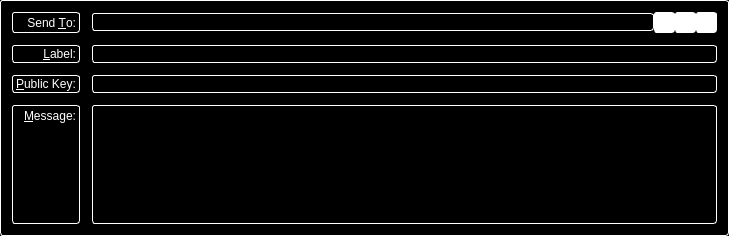
<?xml version="1.0" encoding="UTF-8"?>
<ui version="4.0">
 <class>SendMessagesEntry</class>
 <widget class="QFrame" name="SendMessagesEntry">
  <property name="geometry">
   <rect>
    <x>0</x>
    <y>0</y>
    <width>729</width>
    <height>236</height>
   </rect>
  </property>
  <property name="palette">
   <palette>
    <active>
     <colorrole role="WindowText">
      <brush brushstyle="SolidPattern">
       <color alpha="255">
        <red>255</red>
        <green>255</green>
        <blue>255</blue>
       </color>
      </brush>
     </colorrole>
     <colorrole role="Button">
      <brush brushstyle="SolidPattern">
       <color alpha="255">
        <red>0</red>
        <green>0</green>
        <blue>0</blue>
       </color>
      </brush>
     </colorrole>
     <colorrole role="Light">
      <brush brushstyle="SolidPattern">
       <color alpha="255">
        <red>0</red>
        <green>0</green>
        <blue>0</blue>
       </color>
      </brush>
     </colorrole>
     <colorrole role="Midlight">
      <brush brushstyle="SolidPattern">
       <color alpha="255">
        <red>0</red>
        <green>0</green>
        <blue>0</blue>
       </color>
      </brush>
     </colorrole>
     <colorrole role="Dark">
      <brush brushstyle="SolidPattern">
       <color alpha="255">
        <red>0</red>
        <green>0</green>
        <blue>0</blue>
       </color>
      </brush>
     </colorrole>
     <colorrole role="Mid">
      <brush brushstyle="SolidPattern">
       <color alpha="255">
        <red>0</red>
        <green>0</green>
        <blue>0</blue>
       </color>
      </brush>
     </colorrole>
     <colorrole role="Text">
      <brush brushstyle="SolidPattern">
       <color alpha="255">
        <red>255</red>
        <green>255</green>
        <blue>255</blue>
       </color>
      </brush>
     </colorrole>
     <colorrole role="BrightText">
      <brush brushstyle="SolidPattern">
       <color alpha="255">
        <red>255</red>
        <green>255</green>
        <blue>255</blue>
       </color>
      </brush>
     </colorrole>
     <colorrole role="ButtonText">
      <brush brushstyle="SolidPattern">
       <color alpha="255">
        <red>255</red>
        <green>255</green>
        <blue>255</blue>
       </color>
      </brush>
     </colorrole>
     <colorrole role="Base">
      <brush brushstyle="SolidPattern">
       <color alpha="255">
        <red>0</red>
        <green>0</green>
        <blue>0</blue>
       </color>
      </brush>
     </colorrole>
     <colorrole role="Window">
      <brush brushstyle="SolidPattern">
       <color alpha="255">
        <red>0</red>
        <green>0</green>
        <blue>0</blue>
       </color>
      </brush>
     </colorrole>
     <colorrole role="Shadow">
      <brush brushstyle="SolidPattern">
       <color alpha="255">
        <red>0</red>
        <green>0</green>
        <blue>0</blue>
       </color>
      </brush>
     </colorrole>
     <colorrole role="AlternateBase">
      <brush brushstyle="SolidPattern">
       <color alpha="255">
        <red>0</red>
        <green>0</green>
        <blue>0</blue>
       </color>
      </brush>
     </colorrole>
     <colorrole role="ToolTipBase">
      <brush brushstyle="SolidPattern">
       <color alpha="255">
        <red>255</red>
        <green>255</green>
        <blue>220</blue>
       </color>
      </brush>
     </colorrole>
     <colorrole role="ToolTipText">
      <brush brushstyle="SolidPattern">
       <color alpha="255">
        <red>0</red>
        <green>0</green>
        <blue>0</blue>
       </color>
      </brush>
     </colorrole>
    </active>
    <inactive>
     <colorrole role="WindowText">
      <brush brushstyle="SolidPattern">
       <color alpha="255">
        <red>255</red>
        <green>255</green>
        <blue>255</blue>
       </color>
      </brush>
     </colorrole>
     <colorrole role="Button">
      <brush brushstyle="SolidPattern">
       <color alpha="255">
        <red>0</red>
        <green>0</green>
        <blue>0</blue>
       </color>
      </brush>
     </colorrole>
     <colorrole role="Light">
      <brush brushstyle="SolidPattern">
       <color alpha="255">
        <red>0</red>
        <green>0</green>
        <blue>0</blue>
       </color>
      </brush>
     </colorrole>
     <colorrole role="Midlight">
      <brush brushstyle="SolidPattern">
       <color alpha="255">
        <red>0</red>
        <green>0</green>
        <blue>0</blue>
       </color>
      </brush>
     </colorrole>
     <colorrole role="Dark">
      <brush brushstyle="SolidPattern">
       <color alpha="255">
        <red>0</red>
        <green>0</green>
        <blue>0</blue>
       </color>
      </brush>
     </colorrole>
     <colorrole role="Mid">
      <brush brushstyle="SolidPattern">
       <color alpha="255">
        <red>0</red>
        <green>0</green>
        <blue>0</blue>
       </color>
      </brush>
     </colorrole>
     <colorrole role="Text">
      <brush brushstyle="SolidPattern">
       <color alpha="255">
        <red>255</red>
        <green>255</green>
        <blue>255</blue>
       </color>
      </brush>
     </colorrole>
     <colorrole role="BrightText">
      <brush brushstyle="SolidPattern">
       <color alpha="255">
        <red>255</red>
        <green>255</green>
        <blue>255</blue>
       </color>
      </brush>
     </colorrole>
     <colorrole role="ButtonText">
      <brush brushstyle="SolidPattern">
       <color alpha="255">
        <red>255</red>
        <green>255</green>
        <blue>255</blue>
       </color>
      </brush>
     </colorrole>
     <colorrole role="Base">
      <brush brushstyle="SolidPattern">
       <color alpha="255">
        <red>0</red>
        <green>0</green>
        <blue>0</blue>
       </color>
      </brush>
     </colorrole>
     <colorrole role="Window">
      <brush brushstyle="SolidPattern">
       <color alpha="255">
        <red>0</red>
        <green>0</green>
        <blue>0</blue>
       </color>
      </brush>
     </colorrole>
     <colorrole role="Shadow">
      <brush brushstyle="SolidPattern">
       <color alpha="255">
        <red>0</red>
        <green>0</green>
        <blue>0</blue>
       </color>
      </brush>
     </colorrole>
     <colorrole role="AlternateBase">
      <brush brushstyle="SolidPattern">
       <color alpha="255">
        <red>0</red>
        <green>0</green>
        <blue>0</blue>
       </color>
      </brush>
     </colorrole>
     <colorrole role="ToolTipBase">
      <brush brushstyle="SolidPattern">
       <color alpha="255">
        <red>255</red>
        <green>255</green>
        <blue>220</blue>
       </color>
      </brush>
     </colorrole>
     <colorrole role="ToolTipText">
      <brush brushstyle="SolidPattern">
       <color alpha="255">
        <red>0</red>
        <green>0</green>
        <blue>0</blue>
       </color>
      </brush>
     </colorrole>
    </inactive>
    <disabled>
     <colorrole role="WindowText">
      <brush brushstyle="SolidPattern">
       <color alpha="255">
        <red>255</red>
        <green>255</green>
        <blue>255</blue>
       </color>
      </brush>
     </colorrole>
     <colorrole role="Button">
      <brush brushstyle="SolidPattern">
       <color alpha="255">
        <red>0</red>
        <green>0</green>
        <blue>0</blue>
       </color>
      </brush>
     </colorrole>
     <colorrole role="Light">
      <brush brushstyle="SolidPattern">
       <color alpha="255">
        <red>0</red>
        <green>0</green>
        <blue>0</blue>
       </color>
      </brush>
     </colorrole>
     <colorrole role="Midlight">
      <brush brushstyle="SolidPattern">
       <color alpha="255">
        <red>0</red>
        <green>0</green>
        <blue>0</blue>
       </color>
      </brush>
     </colorrole>
     <colorrole role="Dark">
      <brush brushstyle="SolidPattern">
       <color alpha="255">
        <red>0</red>
        <green>0</green>
        <blue>0</blue>
       </color>
      </brush>
     </colorrole>
     <colorrole role="Mid">
      <brush brushstyle="SolidPattern">
       <color alpha="255">
        <red>0</red>
        <green>0</green>
        <blue>0</blue>
       </color>
      </brush>
     </colorrole>
     <colorrole role="Text">
      <brush brushstyle="SolidPattern">
       <color alpha="255">
        <red>255</red>
        <green>255</green>
        <blue>255</blue>
       </color>
      </brush>
     </colorrole>
     <colorrole role="BrightText">
      <brush brushstyle="SolidPattern">
       <color alpha="255">
        <red>255</red>
        <green>255</green>
        <blue>255</blue>
       </color>
      </brush>
     </colorrole>
     <colorrole role="ButtonText">
      <brush brushstyle="SolidPattern">
       <color alpha="255">
        <red>255</red>
        <green>255</green>
        <blue>255</blue>
       </color>
      </brush>
     </colorrole>
     <colorrole role="Base">
      <brush brushstyle="SolidPattern">
       <color alpha="255">
        <red>0</red>
        <green>0</green>
        <blue>0</blue>
       </color>
      </brush>
     </colorrole>
     <colorrole role="Window">
      <brush brushstyle="SolidPattern">
       <color alpha="255">
        <red>0</red>
        <green>0</green>
        <blue>0</blue>
       </color>
      </brush>
     </colorrole>
     <colorrole role="Shadow">
      <brush brushstyle="SolidPattern">
       <color alpha="255">
        <red>0</red>
        <green>0</green>
        <blue>0</blue>
       </color>
      </brush>
     </colorrole>
     <colorrole role="AlternateBase">
      <brush brushstyle="SolidPattern">
       <color alpha="255">
        <red>0</red>
        <green>0</green>
        <blue>0</blue>
       </color>
      </brush>
     </colorrole>
     <colorrole role="ToolTipBase">
      <brush brushstyle="SolidPattern">
       <color alpha="255">
        <red>255</red>
        <green>255</green>
        <blue>220</blue>
       </color>
      </brush>
     </colorrole>
     <colorrole role="ToolTipText">
      <brush brushstyle="SolidPattern">
       <color alpha="255">
        <red>0</red>
        <green>0</green>
        <blue>0</blue>
       </color>
      </brush>
     </colorrole>
    </disabled>
   </palette>
  </property>
  <property name="windowTitle">
   <string>Form</string>
  </property>
  <property name="styleSheet">
   <string notr="true">background: rgb(0,0,0); color: rgb(255,255,255); border: 1px inset white; border-radius: 3px; margin: 0px;</string>
  </property>
  <property name="frameShape">
   <enum>QFrame::StyledPanel</enum>
  </property>
  <property name="frameShadow">
   <enum>QFrame::Sunken</enum>
  </property>
  <layout class="QGridLayout" name="gridLayout">
   <property name="spacing">
    <number>12</number>
   </property>
   <item row="3" column="2">
    <layout class="QHBoxLayout" name="sendToLayout">
     <property name="spacing">
      <number>0</number>
     </property>
     <item>
      <widget class="QValidatedLineEdit" name="sendTo">
       <property name="toolTip">
        <string>The address to send the payment to  (e.g. D6f2HnKGapfyWv9RqLXTvJV8qjDvRCqyLK)</string>
       </property>
       <property name="styleSheet">
        <string notr="true">background: rgb(0,0,0); color: rgb(255,255,255); border: 1px inset white; border-radius: 3px; margin: 0px;</string>
       </property>
       <property name="maxLength">
        <number>34</number>
       </property>
      </widget>
     </item>
     <item>
      <widget class="QToolButton" name="addressBookButton">
       <property name="toolTip">
        <string>Choose address from address book</string>
       </property>
       <property name="styleSheet">
        <string notr="true">background-color: rgb(255, 255, 255);</string>
       </property>
       <property name="text">
        <string/>
       </property>
       <property name="icon">
        <iconset resource="../bitcoinphantom.qrc">
         <normaloff>:/icons/address-book</normaloff>:/icons/address-book</iconset>
       </property>
       <property name="shortcut">
        <string>Alt+A</string>
       </property>
      </widget>
     </item>
     <item>
      <widget class="QToolButton" name="pasteButton">
       <property name="toolTip">
        <string>Paste address from clipboard</string>
       </property>
       <property name="styleSheet">
        <string notr="true">background-color: rgb(255, 255, 255);</string>
       </property>
       <property name="text">
        <string/>
       </property>
       <property name="icon">
        <iconset resource="../bitcoinphantom.qrc">
         <normaloff>:/icons/editpaste</normaloff>:/icons/editpaste</iconset>
       </property>
       <property name="shortcut">
        <string>Alt+P</string>
       </property>
      </widget>
     </item>
     <item>
      <widget class="QToolButton" name="deleteButton">
       <property name="toolTip">
        <string>Remove this recipient</string>
       </property>
       <property name="styleSheet">
        <string notr="true">background-color: rgb(255, 255, 255);</string>
       </property>
       <property name="text">
        <string/>
       </property>
       <property name="icon">
        <iconset resource="../bitcoinphantom.qrc">
         <normaloff>:/icons/remove</normaloff>:/icons/remove</iconset>
       </property>
      </widget>
     </item>
    </layout>
   </item>
   <item row="6" column="0">
    <widget class="QLabel" name="messageLabel">
     <property name="styleSheet">
      <string notr="true">background-color: rgb(0, 0, 0);
color: rgb(255, 255, 255);</string>
     </property>
     <property name="text">
      <string>&amp;Message:</string>
     </property>
     <property name="alignment">
      <set>Qt::AlignRight|Qt::AlignTop|Qt::AlignTrailing</set>
     </property>
     <property name="buddy">
      <cstring>messageText</cstring>
     </property>
    </widget>
   </item>
   <item row="3" column="0">
    <widget class="QLabel" name="label_2">
     <property name="styleSheet">
      <string notr="true">background-color: rgb(0, 0, 0);
color: rgb(255, 255, 255);</string>
     </property>
     <property name="text">
      <string>Send &amp;To:</string>
     </property>
     <property name="alignment">
      <set>Qt::AlignRight|Qt::AlignTrailing|Qt::AlignVCenter</set>
     </property>
     <property name="buddy">
      <cstring>sendTo</cstring>
     </property>
    </widget>
   </item>
   <item row="6" column="2">
    <widget class="QValidatedTextEdit" name="messageText">
     <property name="mouseTracking">
      <bool>true</bool>
     </property>
     <property name="focusPolicy">
      <enum>Qt::WheelFocus</enum>
     </property>
     <property name="styleSheet">
      <string notr="true">background: rgb(0,0,0); color: rgb(255,255,255); border: 1px inset white; border-radius: 3px; margin: 0px;</string>
     </property>
     <property name="tabChangesFocus">
      <bool>false</bool>
     </property>
    </widget>
   </item>
   <item row="4" column="2">
    <widget class="QValidatedLineEdit" name="addAsLabel">
     <property name="enabled">
      <bool>true</bool>
     </property>
     <property name="toolTip">
      <string>Enter a label for this address to add it to your address book</string>
     </property>
     <property name="styleSheet">
      <string notr="true">background: rgb(0,0,0); color: rgb(255,255,255); border: 1px inset white; border-radius: 3px; margin: 0px;</string>
     </property>
    </widget>
   </item>
   <item row="4" column="0">
    <widget class="QLabel" name="label_4">
     <property name="styleSheet">
      <string notr="true">background-color: rgb(0, 0, 0);
color: rgb(255, 255, 255);</string>
     </property>
     <property name="text">
      <string>&amp;Label:</string>
     </property>
     <property name="alignment">
      <set>Qt::AlignRight|Qt::AlignTrailing|Qt::AlignVCenter</set>
     </property>
     <property name="buddy">
      <cstring>addAsLabel</cstring>
     </property>
    </widget>
   </item>
   <item row="5" column="0">
    <widget class="QLabel" name="publicKeyLabel">
     <property name="styleSheet">
      <string notr="true">background-color: rgb(0, 0, 0);
color: rgb(255, 255, 255);</string>
     </property>
     <property name="text">
      <string>&amp;Public Key:</string>
     </property>
     <property name="buddy">
      <cstring>publicKey</cstring>
     </property>
    </widget>
   </item>
   <item row="5" column="2">
    <widget class="QValidatedLineEdit" name="publicKey">
     <property name="styleSheet">
      <string notr="true">background: rgb(0,0,0); color: rgb(255,255,255); border: 1px inset white; border-radius: 3px; margin: 0px;</string>
     </property>
    </widget>
   </item>
  </layout>
 </widget>
 <customwidgets>
  <customwidget>
   <class>QValidatedLineEdit</class>
   <extends>QLineEdit</extends>
   <header>qvalidatedlineedit.h</header>
  </customwidget>
  <customwidget>
   <class>QValidatedTextEdit</class>
   <extends>QPlainTextEdit</extends>
   <header>qvalidatedtextedit.h</header>
  </customwidget>
 </customwidgets>
 <resources>
  <include location="../bitcoinphantom.qrc"/>
 </resources>
 <connections/>
</ui>
